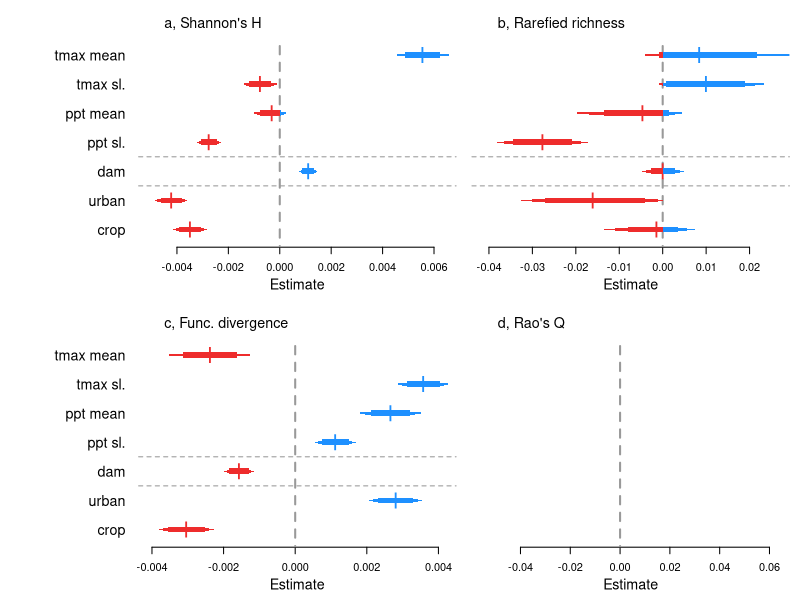

This figure's R source: (Note: this script raises an error after producing the figure.)
##Set working directory
setwd("C:/Users/elwel/OneDrive/Desktop/aquatic_data/git/EuroAquaticMacroInverts")

# attach data
#drivEst <- read.csv("outputs/Driver_metaanaly_Ests.csv")
drivEst <- read.csv("outputs/Driver_horseshoe_metaanaly_Ests.csv")
head(drivEst)
unique(drivEst$Response)

options(scipen=999)

##save plot
#tiff(filename = "plots/Fig4_drivers/Drivers_TaxaFunc_extra.tiff", width = 5, height = 5, units = 'in', res = 600, compression = 'lzw')
tiff(filename = "plots/Fig4_drivers/Drivers_TaxaFunc_extra_horseshoe.tiff", width = 5, height = 5, units = 'in', res = 600, compression = 'lzw')

##layout
layout(mat = matrix(c(1:6), 
                        nrow = 2, 
                        ncol = 3),
       heights = c(2,2,2,2,2,2),
       widths = c(0.8,2,2,0.8,2,2))

par(mar=c(4,0.4,0.4,0.8))
#empty plot for where the labels will go
plot(0, xaxt = 'n', yaxt = 'n', bty = 'n', pch = '', ylab = '', xlab = '')
plot(0, xaxt = 'n', yaxt = 'n', bty = 'n', pch = '', ylab = '', xlab = '')

#### shannonsH #####
sub <- subset(drivEst, Response == "shannonsH")
subQ <- c(sub$Q0.5[2:5], sub$Q0.5[10:12],sub$Q95[2:5], sub$Q95[10:12])
est <- c(sub$Estimate[2:5], sub$Estimate[10:12])
yy <- c(5,7,6,8,3,2,4)
plot(yy ~ est, ylab="",xlab="", yaxt="n", las=1, type="n",xlim=c(min(subQ),max(subQ)), ylim=c(1.7,9.4),cex=2, bty="n")
#polygon(x=c(-100,-100,0,0),
#        y=c(-4,22,22,-4), col = "grey80", border = "grey80")
segments(x0=0,y0=0,x1=0,y1=8.4,lty=2, lwd=2,col="grey60")
axis(2, at=yy, lwd = 0, lwd.ticks = 0, labels=c("ppt sl.","tmax sl.",  "ppt mean", "tmax mean",
				#"str. order", "accum.", "elevation", "slope",
  				"urban","crop", "dam"), las=1,cex.axis=1.3)
title(xlab="Estimate", line=2.4,cex.lab=1.3)
legend("topleft", legend=("a, Shannon's H"), bty="n", cex=1.3)
mm <- cbind(yy,est)
mm_neg <- as.data.frame(mm[ which(est < 0),])
mm_pos <- as.data.frame(mm[ which(est > 0),])
#points(yy ~ est, pch="l",cex=2.2,col="white")
points(mm_neg$yy ~ mm_neg$est, pch="l",cex=2,col="firebrick2")
points(mm_pos$yy ~ mm_pos$est, pch="l",cex=2,col="dodgerblue")
yyy1=c(0.975,1.025,1.025,0.975)
yyy2=c(0.95,1.05,1.05,0.95)
yyy3=c(0.9,1.1,1.1,0.9)
polygon(x=c(if (sub$Q2.5[11]<0) {sub$Q2.5[11]} else {0}, if (sub$Q2.5[11]<0) {sub$Q2.5[11]} else {0}, if (sub$Q97.5[11]<0) {sub$Q97.5[11]} else {0}, if (sub$Q97.5[11]<0) {sub$Q97.5[11]} else {0}),y=(yyy1+1), col = "firebrick2", border = NA)
polygon(x=c(if (sub$Q5[11]<0) {sub$Q5[11]} else {0}, if (sub$Q5[11]<0) {sub$Q5[11]} else {0}, if (sub$Q95[11]<0) {sub$Q95[11]} else {0}, if (sub$Q95[11]<0) {sub$Q95[11]} else {0}),y=(yyy2+1), col = "firebrick2", border = NA)
polygon(x=c(if (sub$Q10[11]<0) {sub$Q10[11]} else {0}, if (sub$Q10[11]<0) {sub$Q10[11]} else {0}, if (sub$Q90[11]<0) {sub$Q90[11]} else {0}, if (sub$Q90[11]<0) {sub$Q90[11]} else {0}),y=(yyy3+1), col = "firebrick2", border = NA)
polygon(x=c(if (sub$Q2.5[11]>0) {sub$Q2.5[11]} else {0}, if (sub$Q2.5[11]>0) {sub$Q2.5[11]} else {0}, if (sub$Q97.5[11]>0) {sub$Q97.5[11]} else {0}, if (sub$Q97.5[11]>0) {sub$Q97.5[11]} else {0}),y=(yyy1+1), col = "dodgerblue", border = NA)
polygon(x=c(if (sub$Q5[11]>0) {sub$Q5[11]} else {0}, if (sub$Q5[11]>0) {sub$Q5[11]} else {0}, if (sub$Q95[11]>0) {sub$Q95[11]} else {0}, if (sub$Q95[11]>0) {sub$Q95[11]} else {0}),y=(yyy2+1), col = "dodgerblue", border = NA)
polygon(x=c(if (sub$Q10[11]>0) {sub$Q10[11]} else {0}, if (sub$Q10[11]>0) {sub$Q10[11]} else {0}, if (sub$Q90[11]>0) {sub$Q90[11]} else {0}, if (sub$Q90[11]>0) {sub$Q90[11]} else {0}),y=(yyy3+1), col = "dodgerblue", border = NA)
polygon(x=c(if (sub$Q2.5[10]<0) {sub$Q2.5[10]} else {0}, if (sub$Q2.5[10]<0) {sub$Q2.5[10]} else {0}, if (sub$Q97.5[10]<0) {sub$Q97.5[10]} else {0}, if (sub$Q97.5[10]<0) {sub$Q97.5[10]} else {0}),y=(yyy1+2), col = "firebrick2", border = NA)
polygon(x=c(if (sub$Q5[10]<0) {sub$Q5[10]} else {0}, if (sub$Q5[10]<0) {sub$Q5[10]} else {0}, if (sub$Q95[10]<0) {sub$Q95[10]} else {0}, if (sub$Q95[10]<0) {sub$Q95[10]} else {0}),y=(yyy2+2), col = "firebrick2", border = NA)
polygon(x=c(if (sub$Q10[10]<0) {sub$Q10[10]} else {0}, if (sub$Q10[10]<0) {sub$Q10[10]} else {0}, if (sub$Q90[10]<0) {sub$Q90[10]} else {0}, if (sub$Q90[10]<0) {sub$Q90[10]} else {0}),y=(yyy3+2), col = "firebrick2", border = NA)
polygon(x=c(if (sub$Q2.5[10]>0) {sub$Q2.5[10]} else {0}, if (sub$Q2.5[10]>0) {sub$Q2.5[10]} else {0}, if (sub$Q97.5[10]>0) {sub$Q97.5[10]} else {0}, if (sub$Q97.5[10]>0) {sub$Q97.5[10]} else {0}),y=(yyy1+2), col = "dodgerblue", border = NA)
polygon(x=c(if (sub$Q5[10]>0) {sub$Q5[10]} else {0}, if (sub$Q5[10]>0) {sub$Q5[10]} else {0}, if (sub$Q95[10]>0) {sub$Q95[10]} else {0}, if (sub$Q95[10]>0) {sub$Q95[10]} else {0}),y=(yyy2+2), col = "dodgerblue", border = NA)
polygon(x=c(if (sub$Q10[10]>0) {sub$Q10[10]} else {0}, if (sub$Q10[10]>0) {sub$Q10[10]} else {0}, if (sub$Q90[10]>0) {sub$Q90[10]} else {0}, if (sub$Q90[10]>0) {sub$Q90[10]} else {0}),y=(yyy3+2), col = "dodgerblue", border = NA)
polygon(x=c(if (sub$Q2.5[12]<0) {sub$Q2.5[12]} else {0}, if (sub$Q2.5[12]<0) {sub$Q2.5[12]} else {0}, if (sub$Q97.5[12]<0) {sub$Q97.5[12]} else {0}, if (sub$Q97.5[12]<0) {sub$Q97.5[12]} else {0}),y=(yyy1+3), col = "firebrick2", border = NA)
polygon(x=c(if (sub$Q5[12]<0) {sub$Q5[12]} else {0}, if (sub$Q5[12]<0) {sub$Q5[12]} else {0}, if (sub$Q95[12]<0) {sub$Q95[12]} else {0}, if (sub$Q95[12]<0) {sub$Q95[12]} else {0}),y=(yyy2+3), col = "firebrick2", border = NA)
polygon(x=c(if (sub$Q10[12]<0) {sub$Q10[12]} else {0}, if (sub$Q10[12]<0) {sub$Q10[12]} else {0}, if (sub$Q90[12]<0) {sub$Q90[12]} else {0}, if (sub$Q90[12]<0) {sub$Q90[12]} else {0}),y=(yyy3+3), col = "firebrick2", border = NA)
polygon(x=c(if (sub$Q2.5[12]>0) {sub$Q2.5[12]} else {0}, if (sub$Q2.5[12]>0) {sub$Q2.5[12]} else {0}, if (sub$Q97.5[12]>0) {sub$Q97.5[12]} else {0}, if (sub$Q97.5[12]>0) {sub$Q97.5[12]} else {0}),y=(yyy1+3), col = "dodgerblue", border = NA)
polygon(x=c(if (sub$Q5[12]>0) {sub$Q5[12]} else {0}, if (sub$Q5[12]>0) {sub$Q5[12]} else {0}, if (sub$Q95[12]>0) {sub$Q95[12]} else {0}, if (sub$Q95[12]>0) {sub$Q95[12]} else {0}),y=(yyy2+3), col = "dodgerblue", border = NA)
polygon(x=c(if (sub$Q10[12]>0) {sub$Q10[12]} else {0}, if (sub$Q10[12]>0) {sub$Q10[12]} else {0}, if (sub$Q90[12]>0) {sub$Q90[12]} else {0}, if (sub$Q90[12]>0) {sub$Q90[12]} else {0}),y=(yyy3+3), col = "dodgerblue", border = NA)
polygon(x=c(if (sub$Q2.5[2]<0) {sub$Q2.5[2]} else {0}, if (sub$Q2.5[2]<0) {sub$Q2.5[2]} else {0}, if (sub$Q97.5[2]<0) {sub$Q97.5[2]} else {0}, if (sub$Q97.5[2]<0) {sub$Q97.5[2]} else {0}),y=(yyy1+4), col = "firebrick2", border = NA)
polygon(x=c(if (sub$Q5[2]<0) {sub$Q5[2]} else {0}, if (sub$Q5[2]<0) {sub$Q5[2]} else {0}, if (sub$Q95[2]<0) {sub$Q95[2]} else {0}, if (sub$Q95[2]<0) {sub$Q95[2]} else {0}),y=(yyy2+4), col = "firebrick2", border = NA)
polygon(x=c(if (sub$Q10[2]<0) {sub$Q10[2]} else {0}, if (sub$Q10[2]<0) {sub$Q10[2]} else {0}, if (sub$Q90[2]<0) {sub$Q90[2]} else {0}, if (sub$Q90[2]<0) {sub$Q90[2]} else {0}),y=(yyy3+4), col = "firebrick2", border = NA)
polygon(x=c(if (sub$Q2.5[2]>0) {sub$Q2.5[2]} else {0}, if (sub$Q2.5[2]>0) {sub$Q2.5[2]} else {0}, if (sub$Q97.5[2]>0) {sub$Q97.5[2]} else {0}, if (sub$Q97.5[2]>0) {sub$Q97.5[2]} else {0}),y=(yyy1+4), col = "dodgerblue", border = NA)
polygon(x=c(if (sub$Q5[2]>0) {sub$Q5[2]} else {0}, if (sub$Q5[2]>0) {sub$Q5[2]} else {0}, if (sub$Q95[2]>0) {sub$Q95[2]} else {0}, if (sub$Q95[2]>0) {sub$Q95[2]} else {0}),y=(yyy2+4), col = "dodgerblue", border = NA)
polygon(x=c(if (sub$Q10[2]>0) {sub$Q10[2]} else {0}, if (sub$Q10[2]>0) {sub$Q10[2]} else {0}, if (sub$Q90[2]>0) {sub$Q90[2]} else {0}, if (sub$Q90[2]>0) {sub$Q90[2]} else {0}),y=(yyy3+4), col = "dodgerblue", border = NA)
polygon(x=c(if (sub$Q2.5[4]<0) {sub$Q2.5[4]} else {0}, if (sub$Q2.5[4]<0) {sub$Q2.5[4]} else {0}, if (sub$Q97.5[4]<0) {sub$Q97.5[4]} else {0}, if (sub$Q97.5[4]<0) {sub$Q97.5[4]} else {0}),y=(yyy1+5), col = "firebrick2", border = NA)
polygon(x=c(if (sub$Q5[4]<0) {sub$Q5[4]} else {0}, if (sub$Q5[4]<0) {sub$Q5[4]} else {0}, if (sub$Q95[4]<0) {sub$Q95[4]} else {0}, if (sub$Q95[4]<0) {sub$Q95[4]} else {0}),y=(yyy2+5), col = "firebrick2", border = NA)
polygon(x=c(if (sub$Q10[4]<0) {sub$Q10[4]} else {0}, if (sub$Q10[4]<0) {sub$Q10[4]} else {0}, if (sub$Q90[4]<0) {sub$Q90[4]} else {0}, if (sub$Q90[4]<0) {sub$Q90[4]} else {0}),y=(yyy3+5), col = "firebrick2", border = NA)
polygon(x=c(if (sub$Q2.5[4]>0) {sub$Q2.5[4]} else {0}, if (sub$Q2.5[4]>0) {sub$Q2.5[4]} else {0}, if (sub$Q97.5[4]>0) {sub$Q97.5[4]} else {0}, if (sub$Q97.5[4]>0) {sub$Q97.5[4]} else {0}),y=(yyy1+5), col = "dodgerblue", border = NA)
polygon(x=c(if (sub$Q5[4]>0) {sub$Q5[4]} else {0}, if (sub$Q5[4]>0) {sub$Q5[4]} else {0}, if (sub$Q95[4]>0) {sub$Q95[4]} else {0}, if (sub$Q95[4]>0) {sub$Q95[4]} else {0}),y=(yyy2+5), col = "dodgerblue", border = NA)
polygon(x=c(if (sub$Q10[4]>0) {sub$Q10[4]} else {0}, if (sub$Q10[4]>0) {sub$Q10[4]} else {0}, if (sub$Q90[4]>0) {sub$Q90[4]} else {0}, if (sub$Q90[4]>0) {sub$Q90[4]} else {0}),y=(yyy3+5), col = "dodgerblue", border = NA)
polygon(x=c(if (sub$Q2.5[3]<0) {sub$Q2.5[3]} else {0}, if (sub$Q2.5[3]<0) {sub$Q2.5[3]} else {0}, if (sub$Q97.5[3]<0) {sub$Q97.5[3]} else {0}, if (sub$Q97.5[3]<0) {sub$Q97.5[3]} else {0}),y=(yyy1+6), col = "firebrick2", border = NA)
polygon(x=c(if (sub$Q5[3]<0) {sub$Q5[3]} else {0}, if (sub$Q5[3]<0) {sub$Q5[3]} else {0}, if (sub$Q95[3]<0) {sub$Q95[3]} else {0}, if (sub$Q95[3]<0) {sub$Q95[3]} else {0}),y=(yyy2+6), col = "firebrick2", border = NA)
polygon(x=c(if (sub$Q10[3]<0) {sub$Q10[3]} else {0}, if (sub$Q10[3]<0) {sub$Q10[3]} else {0}, if (sub$Q90[3]<0) {sub$Q90[3]} else {0}, if (sub$Q90[3]<0) {sub$Q90[3]} else {0}),y=(yyy3+6), col = "firebrick2", border = NA)
polygon(x=c(if (sub$Q2.5[3]>0) {sub$Q2.5[3]} else {0}, if (sub$Q2.5[3]>0) {sub$Q2.5[3]} else {0}, if (sub$Q97.5[3]>0) {sub$Q97.5[3]} else {0}, if (sub$Q97.5[3]>0) {sub$Q97.5[3]} else {0}),y=(yyy1+6), col = "dodgerblue", border = NA)
polygon(x=c(if (sub$Q5[3]>0) {sub$Q5[3]} else {0}, if (sub$Q5[3]>0) {sub$Q5[3]} else {0}, if (sub$Q95[3]>0) {sub$Q95[3]} else {0}, if (sub$Q95[3]>0) {sub$Q95[3]} else {0}),y=(yyy2+6), col = "dodgerblue", border = NA)
polygon(x=c(if (sub$Q10[3]>0) {sub$Q10[3]} else {0}, if (sub$Q10[3]>0) {sub$Q10[3]} else {0}, if (sub$Q90[3]>0) {sub$Q90[3]} else {0}, if (sub$Q90[3]>0) {sub$Q90[3]} else {0}),y=(yyy3+6), col = "dodgerblue", border = NA)
polygon(x=c(if (sub$Q2.5[5]<0) {sub$Q2.5[5]} else {0}, if (sub$Q2.5[5]<0) {sub$Q2.5[5]} else {0}, if (sub$Q97.5[5]<0) {sub$Q97.5[5]} else {0}, if (sub$Q97.5[5]<0) {sub$Q97.5[5]} else {0}),y=(yyy1+7), col = "firebrick2", border = NA)
polygon(x=c(if (sub$Q5[5]<0) {sub$Q5[5]} else {0}, if (sub$Q5[5]<0) {sub$Q5[5]} else {0}, if (sub$Q95[5]<0) {sub$Q95[5]} else {0}, if (sub$Q95[5]<0) {sub$Q95[5]} else {0}),y=(yyy2+7), col = "firebrick2", border = NA)
polygon(x=c(if (sub$Q10[5]<0) {sub$Q10[5]} else {0}, if (sub$Q10[5]<0) {sub$Q10[5]} else {0}, if (sub$Q90[5]<0) {sub$Q90[5]} else {0}, if (sub$Q90[5]<0) {sub$Q90[5]} else {0}),y=(yyy3+7), col = "firebrick2", border = NA)
polygon(x=c(if (sub$Q2.5[5]>0) {sub$Q2.5[5]} else {0}, if (sub$Q2.5[5]>0) {sub$Q2.5[5]} else {0}, if (sub$Q97.5[5]>0) {sub$Q97.5[5]} else {0}, if (sub$Q97.5[5]>0) {sub$Q97.5[5]} else {0}),y=(yyy1+7), col = "dodgerblue", border = NA)
polygon(x=c(if (sub$Q5[5]>0) {sub$Q5[5]} else {0}, if (sub$Q5[5]>0) {sub$Q5[5]} else {0}, if (sub$Q95[5]>0) {sub$Q95[5]} else {0}, if (sub$Q95[5]>0) {sub$Q95[5]} else {0}),y=(yyy2+7), col = "dodgerblue", border = NA)
polygon(x=c(if (sub$Q10[5]>0) {sub$Q10[5]} else {0}, if (sub$Q10[5]>0) {sub$Q10[5]} else {0}, if (sub$Q90[5]>0) {sub$Q90[5]} else {0}, if (sub$Q90[5]>0) {sub$Q90[5]} else {0}),y=(yyy3+7), col = "dodgerblue", border = NA)
abline(h=3.5,lty=2, col="grey60")
abline(h=4.5,lty=2, col="grey60")

#### func_diverg #####
sub <- subset(drivEst, Response == "func_diverg")
subQ <- c(sub$Q0.5[2:5], sub$Q0.5[10:12],sub$Q95[2:5], sub$Q95[10:12])
est <- c(sub$Estimate[2:5], sub$Estimate[10:12])
yy <- c(5,7,6,8,3,2,4)
plot(yy ~ est, ylab="",xlab="", yaxt="n", las=1, type="n",xlim=c(min(subQ),max(subQ)), ylim=c(1.7,9.4),cex=2, bty="n")
segments(x0=0,y0=0,x1=0,y1=8.4,lty=2, lwd=2,col="grey60")
title(xlab="Estimate", line=2.4,cex.lab=1.3)
axis(2, at=yy, lwd = 0, lwd.ticks = 0, labels=c("ppt sl.","tmax sl.",  "ppt mean", "tmax mean",
				#"str. order", "accum.", "elevation", "slope",
  				"urban","crop", "dam"), las=1,cex.axis=1.3)
legend("topleft", legend=("c, Func. divergence"), bty="n", cex=1.3)
mm <- cbind(yy,est)
mm_neg <- as.data.frame(mm[ which(est < 0),])
mm_pos <- as.data.frame(mm[ which(est > 0),])
points(mm_neg$yy ~ mm_neg$est, pch="l",cex=2,col="firebrick2")
points(mm_pos$yy ~ mm_pos$est, pch="l",cex=2,col="dodgerblue")
yyy1=c(0.975,1.025,1.025,0.975)
yyy2=c(0.95,1.05,1.05,0.95)
yyy3=c(0.9,1.1,1.1,0.9)
polygon(x=c(if (sub$Q2.5[11]<0) {sub$Q2.5[11]} else {0}, if (sub$Q2.5[11]<0) {sub$Q2.5[11]} else {0}, if (sub$Q97.5[11]<0) {sub$Q97.5[11]} else {0}, if (sub$Q97.5[11]<0) {sub$Q97.5[11]} else {0}),y=(yyy1+1), col = "firebrick2", border = NA)
polygon(x=c(if (sub$Q5[11]<0) {sub$Q5[11]} else {0}, if (sub$Q5[11]<0) {sub$Q5[11]} else {0}, if (sub$Q95[11]<0) {sub$Q95[11]} else {0}, if (sub$Q95[11]<0) {sub$Q95[11]} else {0}),y=(yyy2+1), col = "firebrick2", border = NA)
polygon(x=c(if (sub$Q10[11]<0) {sub$Q10[11]} else {0}, if (sub$Q10[11]<0) {sub$Q10[11]} else {0}, if (sub$Q90[11]<0) {sub$Q90[11]} else {0}, if (sub$Q90[11]<0) {sub$Q90[11]} else {0}),y=(yyy3+1), col = "firebrick2", border = NA)
polygon(x=c(if (sub$Q2.5[11]>0) {sub$Q2.5[11]} else {0}, if (sub$Q2.5[11]>0) {sub$Q2.5[11]} else {0}, if (sub$Q97.5[11]>0) {sub$Q97.5[11]} else {0}, if (sub$Q97.5[11]>0) {sub$Q97.5[11]} else {0}),y=(yyy1+1), col = "dodgerblue", border = NA)
polygon(x=c(if (sub$Q5[11]>0) {sub$Q5[11]} else {0}, if (sub$Q5[11]>0) {sub$Q5[11]} else {0}, if (sub$Q95[11]>0) {sub$Q95[11]} else {0}, if (sub$Q95[11]>0) {sub$Q95[11]} else {0}),y=(yyy2+1), col = "dodgerblue", border = NA)
polygon(x=c(if (sub$Q10[11]>0) {sub$Q10[11]} else {0}, if (sub$Q10[11]>0) {sub$Q10[11]} else {0}, if (sub$Q90[11]>0) {sub$Q90[11]} else {0}, if (sub$Q90[11]>0) {sub$Q90[11]} else {0}),y=(yyy3+1), col = "dodgerblue", border = NA)
polygon(x=c(if (sub$Q2.5[10]<0) {sub$Q2.5[10]} else {0}, if (sub$Q2.5[10]<0) {sub$Q2.5[10]} else {0}, if (sub$Q97.5[10]<0) {sub$Q97.5[10]} else {0}, if (sub$Q97.5[10]<0) {sub$Q97.5[10]} else {0}),y=(yyy1+2), col = "firebrick2", border = NA)
polygon(x=c(if (sub$Q5[10]<0) {sub$Q5[10]} else {0}, if (sub$Q5[10]<0) {sub$Q5[10]} else {0}, if (sub$Q95[10]<0) {sub$Q95[10]} else {0}, if (sub$Q95[10]<0) {sub$Q95[10]} else {0}),y=(yyy2+2), col = "firebrick2", border = NA)
polygon(x=c(if (sub$Q10[10]<0) {sub$Q10[10]} else {0}, if (sub$Q10[10]<0) {sub$Q10[10]} else {0}, if (sub$Q90[10]<0) {sub$Q90[10]} else {0}, if (sub$Q90[10]<0) {sub$Q90[10]} else {0}),y=(yyy3+2), col = "firebrick2", border = NA)
polygon(x=c(if (sub$Q2.5[10]>0) {sub$Q2.5[10]} else {0}, if (sub$Q2.5[10]>0) {sub$Q2.5[10]} else {0}, if (sub$Q97.5[10]>0) {sub$Q97.5[10]} else {0}, if (sub$Q97.5[10]>0) {sub$Q97.5[10]} else {0}),y=(yyy1+2), col = "dodgerblue", border = NA)
polygon(x=c(if (sub$Q5[10]>0) {sub$Q5[10]} else {0}, if (sub$Q5[10]>0) {sub$Q5[10]} else {0}, if (sub$Q95[10]>0) {sub$Q95[10]} else {0}, if (sub$Q95[10]>0) {sub$Q95[10]} else {0}),y=(yyy2+2), col = "dodgerblue", border = NA)
polygon(x=c(if (sub$Q10[10]>0) {sub$Q10[10]} else {0}, if (sub$Q10[10]>0) {sub$Q10[10]} else {0}, if (sub$Q90[10]>0) {sub$Q90[10]} else {0}, if (sub$Q90[10]>0) {sub$Q90[10]} else {0}),y=(yyy3+2), col = "dodgerblue", border = NA)
polygon(x=c(if (sub$Q2.5[12]<0) {sub$Q2.5[12]} else {0}, if (sub$Q2.5[12]<0) {sub$Q2.5[12]} else {0}, if (sub$Q97.5[12]<0) {sub$Q97.5[12]} else {0}, if (sub$Q97.5[12]<0) {sub$Q97.5[12]} else {0}),y=(yyy1+3), col = "firebrick2", border = NA)
polygon(x=c(if (sub$Q5[12]<0) {sub$Q5[12]} else {0}, if (sub$Q5[12]<0) {sub$Q5[12]} else {0}, if (sub$Q95[12]<0) {sub$Q95[12]} else {0}, if (sub$Q95[12]<0) {sub$Q95[12]} else {0}),y=(yyy2+3), col = "firebrick2", border = NA)
polygon(x=c(if (sub$Q10[12]<0) {sub$Q10[12]} else {0}, if (sub$Q10[12]<0) {sub$Q10[12]} else {0}, if (sub$Q90[12]<0) {sub$Q90[12]} else {0}, if (sub$Q90[12]<0) {sub$Q90[12]} else {0}),y=(yyy3+3), col = "firebrick2", border = NA)
polygon(x=c(if (sub$Q2.5[12]>0) {sub$Q2.5[12]} else {0}, if (sub$Q2.5[12]>0) {sub$Q2.5[12]} else {0}, if (sub$Q97.5[12]>0) {sub$Q97.5[12]} else {0}, if (sub$Q97.5[12]>0) {sub$Q97.5[12]} else {0}),y=(yyy1+3), col = "dodgerblue", border = NA)
polygon(x=c(if (sub$Q5[12]>0) {sub$Q5[12]} else {0}, if (sub$Q5[12]>0) {sub$Q5[12]} else {0}, if (sub$Q95[12]>0) {sub$Q95[12]} else {0}, if (sub$Q95[12]>0) {sub$Q95[12]} else {0}),y=(yyy2+3), col = "dodgerblue", border = NA)
polygon(x=c(if (sub$Q10[12]>0) {sub$Q10[12]} else {0}, if (sub$Q10[12]>0) {sub$Q10[12]} else {0}, if (sub$Q90[12]>0) {sub$Q90[12]} else {0}, if (sub$Q90[12]>0) {sub$Q90[12]} else {0}),y=(yyy3+3), col = "dodgerblue", border = NA)
polygon(x=c(if (sub$Q2.5[2]<0) {sub$Q2.5[2]} else {0}, if (sub$Q2.5[2]<0) {sub$Q2.5[2]} else {0}, if (sub$Q97.5[2]<0) {sub$Q97.5[2]} else {0}, if (sub$Q97.5[2]<0) {sub$Q97.5[2]} else {0}),y=(yyy1+4), col = "firebrick2", border = NA)
polygon(x=c(if (sub$Q5[2]<0) {sub$Q5[2]} else {0}, if (sub$Q5[2]<0) {sub$Q5[2]} else {0}, if (sub$Q95[2]<0) {sub$Q95[2]} else {0}, if (sub$Q95[2]<0) {sub$Q95[2]} else {0}),y=(yyy2+4), col = "firebrick2", border = NA)
polygon(x=c(if (sub$Q10[2]<0) {sub$Q10[2]} else {0}, if (sub$Q10[2]<0) {sub$Q10[2]} else {0}, if (sub$Q90[2]<0) {sub$Q90[2]} else {0}, if (sub$Q90[2]<0) {sub$Q90[2]} else {0}),y=(yyy3+4), col = "firebrick2", border = NA)
polygon(x=c(if (sub$Q2.5[2]>0) {sub$Q2.5[2]} else {0}, if (sub$Q2.5[2]>0) {sub$Q2.5[2]} else {0}, if (sub$Q97.5[2]>0) {sub$Q97.5[2]} else {0}, if (sub$Q97.5[2]>0) {sub$Q97.5[2]} else {0}),y=(yyy1+4), col = "dodgerblue", border = NA)
polygon(x=c(if (sub$Q5[2]>0) {sub$Q5[2]} else {0}, if (sub$Q5[2]>0) {sub$Q5[2]} else {0}, if (sub$Q95[2]>0) {sub$Q95[2]} else {0}, if (sub$Q95[2]>0) {sub$Q95[2]} else {0}),y=(yyy2+4), col = "dodgerblue", border = NA)
polygon(x=c(if (sub$Q10[2]>0) {sub$Q10[2]} else {0}, if (sub$Q10[2]>0) {sub$Q10[2]} else {0}, if (sub$Q90[2]>0) {sub$Q90[2]} else {0}, if (sub$Q90[2]>0) {sub$Q90[2]} else {0}),y=(yyy3+4), col = "dodgerblue", border = NA)
polygon(x=c(if (sub$Q2.5[4]<0) {sub$Q2.5[4]} else {0}, if (sub$Q2.5[4]<0) {sub$Q2.5[4]} else {0}, if (sub$Q97.5[4]<0) {sub$Q97.5[4]} else {0}, if (sub$Q97.5[4]<0) {sub$Q97.5[4]} else {0}),y=(yyy1+5), col = "firebrick2", border = NA)
polygon(x=c(if (sub$Q5[4]<0) {sub$Q5[4]} else {0}, if (sub$Q5[4]<0) {sub$Q5[4]} else {0}, if (sub$Q95[4]<0) {sub$Q95[4]} else {0}, if (sub$Q95[4]<0) {sub$Q95[4]} else {0}),y=(yyy2+5), col = "firebrick2", border = NA)
polygon(x=c(if (sub$Q10[4]<0) {sub$Q10[4]} else {0}, if (sub$Q10[4]<0) {sub$Q10[4]} else {0}, if (sub$Q90[4]<0) {sub$Q90[4]} else {0}, if (sub$Q90[4]<0) {sub$Q90[4]} else {0}),y=(yyy3+5), col = "firebrick2", border = NA)
polygon(x=c(if (sub$Q2.5[4]>0) {sub$Q2.5[4]} else {0}, if (sub$Q2.5[4]>0) {sub$Q2.5[4]} else {0}, if (sub$Q97.5[4]>0) {sub$Q97.5[4]} else {0}, if (sub$Q97.5[4]>0) {sub$Q97.5[4]} else {0}),y=(yyy1+5), col = "dodgerblue", border = NA)
polygon(x=c(if (sub$Q5[4]>0) {sub$Q5[4]} else {0}, if (sub$Q5[4]>0) {sub$Q5[4]} else {0}, if (sub$Q95[4]>0) {sub$Q95[4]} else {0}, if (sub$Q95[4]>0) {sub$Q95[4]} else {0}),y=(yyy2+5), col = "dodgerblue", border = NA)
polygon(x=c(if (sub$Q10[4]>0) {sub$Q10[4]} else {0}, if (sub$Q10[4]>0) {sub$Q10[4]} else {0}, if (sub$Q90[4]>0) {sub$Q90[4]} else {0}, if (sub$Q90[4]>0) {sub$Q90[4]} else {0}),y=(yyy3+5), col = "dodgerblue", border = NA)
polygon(x=c(if (sub$Q2.5[3]<0) {sub$Q2.5[3]} else {0}, if (sub$Q2.5[3]<0) {sub$Q2.5[3]} else {0}, if (sub$Q97.5[3]<0) {sub$Q97.5[3]} else {0}, if (sub$Q97.5[3]<0) {sub$Q97.5[3]} else {0}),y=(yyy1+6), col = "firebrick2", border = NA)
polygon(x=c(if (sub$Q5[3]<0) {sub$Q5[3]} else {0}, if (sub$Q5[3]<0) {sub$Q5[3]} else {0}, if (sub$Q95[3]<0) {sub$Q95[3]} else {0}, if (sub$Q95[3]<0) {sub$Q95[3]} else {0}),y=(yyy2+6), col = "firebrick2", border = NA)
polygon(x=c(if (sub$Q10[3]<0) {sub$Q10[3]} else {0}, if (sub$Q10[3]<0) {sub$Q10[3]} else {0}, if (sub$Q90[3]<0) {sub$Q90[3]} else {0}, if (sub$Q90[3]<0) {sub$Q90[3]} else {0}),y=(yyy3+6), col = "firebrick2", border = NA)
polygon(x=c(if (sub$Q2.5[3]>0) {sub$Q2.5[3]} else {0}, if (sub$Q2.5[3]>0) {sub$Q2.5[3]} else {0}, if (sub$Q97.5[3]>0) {sub$Q97.5[3]} else {0}, if (sub$Q97.5[3]>0) {sub$Q97.5[3]} else {0}),y=(yyy1+6), col = "dodgerblue", border = NA)
polygon(x=c(if (sub$Q5[3]>0) {sub$Q5[3]} else {0}, if (sub$Q5[3]>0) {sub$Q5[3]} else {0}, if (sub$Q95[3]>0) {sub$Q95[3]} else {0}, if (sub$Q95[3]>0) {sub$Q95[3]} else {0}),y=(yyy2+6), col = "dodgerblue", border = NA)
polygon(x=c(if (sub$Q10[3]>0) {sub$Q10[3]} else {0}, if (sub$Q10[3]>0) {sub$Q10[3]} else {0}, if (sub$Q90[3]>0) {sub$Q90[3]} else {0}, if (sub$Q90[3]>0) {sub$Q90[3]} else {0}),y=(yyy3+6), col = "dodgerblue", border = NA)
polygon(x=c(if (sub$Q2.5[5]<0) {sub$Q2.5[5]} else {0}, if (sub$Q2.5[5]<0) {sub$Q2.5[5]} else {0}, if (sub$Q97.5[5]<0) {sub$Q97.5[5]} else {0}, if (sub$Q97.5[5]<0) {sub$Q97.5[5]} else {0}),y=(yyy1+7), col = "firebrick2", border = NA)
polygon(x=c(if (sub$Q5[5]<0) {sub$Q5[5]} else {0}, if (sub$Q5[5]<0) {sub$Q5[5]} else {0}, if (sub$Q95[5]<0) {sub$Q95[5]} else {0}, if (sub$Q95[5]<0) {sub$Q95[5]} else {0}),y=(yyy2+7), col = "firebrick2", border = NA)
polygon(x=c(if (sub$Q10[5]<0) {sub$Q10[5]} else {0}, if (sub$Q10[5]<0) {sub$Q10[5]} else {0}, if (sub$Q90[5]<0) {sub$Q90[5]} else {0}, if (sub$Q90[5]<0) {sub$Q90[5]} else {0}),y=(yyy3+7), col = "firebrick2", border = NA)
polygon(x=c(if (sub$Q2.5[5]>0) {sub$Q2.5[5]} else {0}, if (sub$Q2.5[5]>0) {sub$Q2.5[5]} else {0}, if (sub$Q97.5[5]>0) {sub$Q97.5[5]} else {0}, if (sub$Q97.5[5]>0) {sub$Q97.5[5]} else {0}),y=(yyy1+7), col = "dodgerblue", border = NA)
polygon(x=c(if (sub$Q5[5]>0) {sub$Q5[5]} else {0}, if (sub$Q5[5]>0) {sub$Q5[5]} else {0}, if (sub$Q95[5]>0) {sub$Q95[5]} else {0}, if (sub$Q95[5]>0) {sub$Q95[5]} else {0}),y=(yyy2+7), col = "dodgerblue", border = NA)
polygon(x=c(if (sub$Q10[5]>0) {sub$Q10[5]} else {0}, if (sub$Q10[5]>0) {sub$Q10[5]} else {0}, if (sub$Q90[5]>0) {sub$Q90[5]} else {0}, if (sub$Q90[5]>0) {sub$Q90[5]} else {0}),y=(yyy3+7), col = "dodgerblue", border = NA)
abline(h=3.5,lty=2, col="grey60")
abline(h=4.5,lty=2, col="grey60")

#### spp_richness_rarefied #####
sub <- subset(drivEst, Response == "spp_richness_rarefied")
subQ <- c(sub$Q0.5[2:5], sub$Q0.5[10:12],sub$Q95[2:5], sub$Q95[10:12])
est <- c(sub$Estimate[2:5], sub$Estimate[10:12])
yy <- c(5,7,6,8,3,2,4)
plot(yy ~ est, ylab="",xlab="", yaxt="n", las=1, type="n",xlim=c(min(subQ),max(subQ)), ylim=c(1.7,9.4),cex=2, bty="n")
segments(x0=0,y0=0,x1=0,y1=8.4,lty=2, lwd=2,col="grey60")
title(xlab="Estimate", line=2.4,cex.lab=1.3)
legend("topleft", legend=("b, Rarefied richness"), bty="n", cex=1.3)
mm <- cbind(yy,est)
mm_neg <- as.data.frame(mm[ which(est < 0),])
mm_pos <- as.data.frame(mm[ which(est > 0),])
#points(yy ~ est, pch="l",cex=2.2,col="white")
points(mm_neg$yy ~ mm_neg$est, pch="l",cex=2,col="firebrick2")
points(mm_pos$yy ~ mm_pos$est, pch="l",cex=2,col="dodgerblue")
yyy1=c(0.975,1.025,1.025,0.975)
yyy2=c(0.95,1.05,1.05,0.95)
yyy3=c(0.9,1.1,1.1,0.9)
polygon(x=c(if (sub$Q2.5[11]<0) {sub$Q2.5[11]} else {0}, if (sub$Q2.5[11]<0) {sub$Q2.5[11]} else {0}, if (sub$Q97.5[11]<0) {sub$Q97.5[11]} else {0}, if (sub$Q97.5[11]<0) {sub$Q97.5[11]} else {0}),y=(yyy1+1), col = "firebrick2", border = NA)
polygon(x=c(if (sub$Q5[11]<0) {sub$Q5[11]} else {0}, if (sub$Q5[11]<0) {sub$Q5[11]} else {0}, if (sub$Q95[11]<0) {sub$Q95[11]} else {0}, if (sub$Q95[11]<0) {sub$Q95[11]} else {0}),y=(yyy2+1), col = "firebrick2", border = NA)
polygon(x=c(if (sub$Q10[11]<0) {sub$Q10[11]} else {0}, if (sub$Q10[11]<0) {sub$Q10[11]} else {0}, if (sub$Q90[11]<0) {sub$Q90[11]} else {0}, if (sub$Q90[11]<0) {sub$Q90[11]} else {0}),y=(yyy3+1), col = "firebrick2", border = NA)
polygon(x=c(if (sub$Q2.5[11]>0) {sub$Q2.5[11]} else {0}, if (sub$Q2.5[11]>0) {sub$Q2.5[11]} else {0}, if (sub$Q97.5[11]>0) {sub$Q97.5[11]} else {0}, if (sub$Q97.5[11]>0) {sub$Q97.5[11]} else {0}),y=(yyy1+1), col = "dodgerblue", border = NA)
polygon(x=c(if (sub$Q5[11]>0) {sub$Q5[11]} else {0}, if (sub$Q5[11]>0) {sub$Q5[11]} else {0}, if (sub$Q95[11]>0) {sub$Q95[11]} else {0}, if (sub$Q95[11]>0) {sub$Q95[11]} else {0}),y=(yyy2+1), col = "dodgerblue", border = NA)
polygon(x=c(if (sub$Q10[11]>0) {sub$Q10[11]} else {0}, if (sub$Q10[11]>0) {sub$Q10[11]} else {0}, if (sub$Q90[11]>0) {sub$Q90[11]} else {0}, if (sub$Q90[11]>0) {sub$Q90[11]} else {0}),y=(yyy3+1), col = "dodgerblue", border = NA)
polygon(x=c(if (sub$Q2.5[10]<0) {sub$Q2.5[10]} else {0}, if (sub$Q2.5[10]<0) {sub$Q2.5[10]} else {0}, if (sub$Q97.5[10]<0) {sub$Q97.5[10]} else {0}, if (sub$Q97.5[10]<0) {sub$Q97.5[10]} else {0}),y=(yyy1+2), col = "firebrick2", border = NA)
polygon(x=c(if (sub$Q5[10]<0) {sub$Q5[10]} else {0}, if (sub$Q5[10]<0) {sub$Q5[10]} else {0}, if (sub$Q95[10]<0) {sub$Q95[10]} else {0}, if (sub$Q95[10]<0) {sub$Q95[10]} else {0}),y=(yyy2+2), col = "firebrick2", border = NA)
polygon(x=c(if (sub$Q10[10]<0) {sub$Q10[10]} else {0}, if (sub$Q10[10]<0) {sub$Q10[10]} else {0}, if (sub$Q90[10]<0) {sub$Q90[10]} else {0}, if (sub$Q90[10]<0) {sub$Q90[10]} else {0}),y=(yyy3+2), col = "firebrick2", border = NA)
polygon(x=c(if (sub$Q2.5[10]>0) {sub$Q2.5[10]} else {0}, if (sub$Q2.5[10]>0) {sub$Q2.5[10]} else {0}, if (sub$Q97.5[10]>0) {sub$Q97.5[10]} else {0}, if (sub$Q97.5[10]>0) {sub$Q97.5[10]} else {0}),y=(yyy1+2), col = "dodgerblue", border = NA)
polygon(x=c(if (sub$Q5[10]>0) {sub$Q5[10]} else {0}, if (sub$Q5[10]>0) {sub$Q5[10]} else {0}, if (sub$Q95[10]>0) {sub$Q95[10]} else {0}, if (sub$Q95[10]>0) {sub$Q95[10]} else {0}),y=(yyy2+2), col = "dodgerblue", border = NA)
polygon(x=c(if (sub$Q10[10]>0) {sub$Q10[10]} else {0}, if (sub$Q10[10]>0) {sub$Q10[10]} else {0}, if (sub$Q90[10]>0) {sub$Q90[10]} else {0}, if (sub$Q90[10]>0) {sub$Q90[10]} else {0}),y=(yyy3+2), col = "dodgerblue", border = NA)
polygon(x=c(if (sub$Q2.5[12]<0) {sub$Q2.5[12]} else {0}, if (sub$Q2.5[12]<0) {sub$Q2.5[12]} else {0}, if (sub$Q97.5[12]<0) {sub$Q97.5[12]} else {0}, if (sub$Q97.5[12]<0) {sub$Q97.5[12]} else {0}),y=(yyy1+3), col = "firebrick2", border = NA)
polygon(x=c(if (sub$Q5[12]<0) {sub$Q5[12]} else {0}, if (sub$Q5[12]<0) {sub$Q5[12]} else {0}, if (sub$Q95[12]<0) {sub$Q95[12]} else {0}, if (sub$Q95[12]<0) {sub$Q95[12]} else {0}),y=(yyy2+3), col = "firebrick2", border = NA)
polygon(x=c(if (sub$Q10[12]<0) {sub$Q10[12]} else {0}, if (sub$Q10[12]<0) {sub$Q10[12]} else {0}, if (sub$Q90[12]<0) {sub$Q90[12]} else {0}, if (sub$Q90[12]<0) {sub$Q90[12]} else {0}),y=(yyy3+3), col = "firebrick2", border = NA)
polygon(x=c(if (sub$Q2.5[12]>0) {sub$Q2.5[12]} else {0}, if (sub$Q2.5[12]>0) {sub$Q2.5[12]} else {0}, if (sub$Q97.5[12]>0) {sub$Q97.5[12]} else {0}, if (sub$Q97.5[12]>0) {sub$Q97.5[12]} else {0}),y=(yyy1+3), col = "dodgerblue", border = NA)
polygon(x=c(if (sub$Q5[12]>0) {sub$Q5[12]} else {0}, if (sub$Q5[12]>0) {sub$Q5[12]} else {0}, if (sub$Q95[12]>0) {sub$Q95[12]} else {0}, if (sub$Q95[12]>0) {sub$Q95[12]} else {0}),y=(yyy2+3), col = "dodgerblue", border = NA)
polygon(x=c(if (sub$Q10[12]>0) {sub$Q10[12]} else {0}, if (sub$Q10[12]>0) {sub$Q10[12]} else {0}, if (sub$Q90[12]>0) {sub$Q90[12]} else {0}, if (sub$Q90[12]>0) {sub$Q90[12]} else {0}),y=(yyy3+3), col = "dodgerblue", border = NA)
polygon(x=c(if (sub$Q2.5[2]<0) {sub$Q2.5[2]} else {0}, if (sub$Q2.5[2]<0) {sub$Q2.5[2]} else {0}, if (sub$Q97.5[2]<0) {sub$Q97.5[2]} else {0}, if (sub$Q97.5[2]<0) {sub$Q97.5[2]} else {0}),y=(yyy1+4), col = "firebrick2", border = NA)
polygon(x=c(if (sub$Q5[2]<0) {sub$Q5[2]} else {0}, if (sub$Q5[2]<0) {sub$Q5[2]} else {0}, if (sub$Q95[2]<0) {sub$Q95[2]} else {0}, if (sub$Q95[2]<0) {sub$Q95[2]} else {0}),y=(yyy2+4), col = "firebrick2", border = NA)
polygon(x=c(if (sub$Q10[2]<0) {sub$Q10[2]} else {0}, if (sub$Q10[2]<0) {sub$Q10[2]} else {0}, if (sub$Q90[2]<0) {sub$Q90[2]} else {0}, if (sub$Q90[2]<0) {sub$Q90[2]} else {0}),y=(yyy3+4), col = "firebrick2", border = NA)
polygon(x=c(if (sub$Q2.5[2]>0) {sub$Q2.5[2]} else {0}, if (sub$Q2.5[2]>0) {sub$Q2.5[2]} else {0}, if (sub$Q97.5[2]>0) {sub$Q97.5[2]} else {0}, if (sub$Q97.5[2]>0) {sub$Q97.5[2]} else {0}),y=(yyy1+4), col = "dodgerblue", border = NA)
polygon(x=c(if (sub$Q5[2]>0) {sub$Q5[2]} else {0}, if (sub$Q5[2]>0) {sub$Q5[2]} else {0}, if (sub$Q95[2]>0) {sub$Q95[2]} else {0}, if (sub$Q95[2]>0) {sub$Q95[2]} else {0}),y=(yyy2+4), col = "dodgerblue", border = NA)
polygon(x=c(if (sub$Q10[2]>0) {sub$Q10[2]} else {0}, if (sub$Q10[2]>0) {sub$Q10[2]} else {0}, if (sub$Q90[2]>0) {sub$Q90[2]} else {0}, if (sub$Q90[2]>0) {sub$Q90[2]} else {0}),y=(yyy3+4), col = "dodgerblue", border = NA)
polygon(x=c(if (sub$Q2.5[4]<0) {sub$Q2.5[4]} else {0}, if (sub$Q2.5[4]<0) {sub$Q2.5[4]} else {0}, if (sub$Q97.5[4]<0) {sub$Q97.5[4]} else {0}, if (sub$Q97.5[4]<0) {sub$Q97.5[4]} else {0}),y=(yyy1+5), col = "firebrick2", border = NA)
polygon(x=c(if (sub$Q5[4]<0) {sub$Q5[4]} else {0}, if (sub$Q5[4]<0) {sub$Q5[4]} else {0}, if (sub$Q95[4]<0) {sub$Q95[4]} else {0}, if (sub$Q95[4]<0) {sub$Q95[4]} else {0}),y=(yyy2+5), col = "firebrick2", border = NA)
polygon(x=c(if (sub$Q10[4]<0) {sub$Q10[4]} else {0}, if (sub$Q10[4]<0) {sub$Q10[4]} else {0}, if (sub$Q90[4]<0) {sub$Q90[4]} else {0}, if (sub$Q90[4]<0) {sub$Q90[4]} else {0}),y=(yyy3+5), col = "firebrick2", border = NA)
polygon(x=c(if (sub$Q2.5[4]>0) {sub$Q2.5[4]} else {0}, if (sub$Q2.5[4]>0) {sub$Q2.5[4]} else {0}, if (sub$Q97.5[4]>0) {sub$Q97.5[4]} else {0}, if (sub$Q97.5[4]>0) {sub$Q97.5[4]} else {0}),y=(yyy1+5), col = "dodgerblue", border = NA)
polygon(x=c(if (sub$Q5[4]>0) {sub$Q5[4]} else {0}, if (sub$Q5[4]>0) {sub$Q5[4]} else {0}, if (sub$Q95[4]>0) {sub$Q95[4]} else {0}, if (sub$Q95[4]>0) {sub$Q95[4]} else {0}),y=(yyy2+5), col = "dodgerblue", border = NA)
polygon(x=c(if (sub$Q10[4]>0) {sub$Q10[4]} else {0}, if (sub$Q10[4]>0) {sub$Q10[4]} else {0}, if (sub$Q90[4]>0) {sub$Q90[4]} else {0}, if (sub$Q90[4]>0) {sub$Q90[4]} else {0}),y=(yyy3+5), col = "dodgerblue", border = NA)
polygon(x=c(if (sub$Q2.5[3]<0) {sub$Q2.5[3]} else {0}, if (sub$Q2.5[3]<0) {sub$Q2.5[3]} else {0}, if (sub$Q97.5[3]<0) {sub$Q97.5[3]} else {0}, if (sub$Q97.5[3]<0) {sub$Q97.5[3]} else {0}),y=(yyy1+6), col = "firebrick2", border = NA)
polygon(x=c(if (sub$Q5[3]<0) {sub$Q5[3]} else {0}, if (sub$Q5[3]<0) {sub$Q5[3]} else {0}, if (sub$Q95[3]<0) {sub$Q95[3]} else {0}, if (sub$Q95[3]<0) {sub$Q95[3]} else {0}),y=(yyy2+6), col = "firebrick2", border = NA)
polygon(x=c(if (sub$Q10[3]<0) {sub$Q10[3]} else {0}, if (sub$Q10[3]<0) {sub$Q10[3]} else {0}, if (sub$Q90[3]<0) {sub$Q90[3]} else {0}, if (sub$Q90[3]<0) {sub$Q90[3]} else {0}),y=(yyy3+6), col = "firebrick2", border = NA)
polygon(x=c(if (sub$Q2.5[3]>0) {sub$Q2.5[3]} else {0}, if (sub$Q2.5[3]>0) {sub$Q2.5[3]} else {0}, if (sub$Q97.5[3]>0) {sub$Q97.5[3]} else {0}, if (sub$Q97.5[3]>0) {sub$Q97.5[3]} else {0}),y=(yyy1+6), col = "dodgerblue", border = NA)
polygon(x=c(if (sub$Q5[3]>0) {sub$Q5[3]} else {0}, if (sub$Q5[3]>0) {sub$Q5[3]} else {0}, if (sub$Q95[3]>0) {sub$Q95[3]} else {0}, if (sub$Q95[3]>0) {sub$Q95[3]} else {0}),y=(yyy2+6), col = "dodgerblue", border = NA)
polygon(x=c(if (sub$Q10[3]>0) {sub$Q10[3]} else {0}, if (sub$Q10[3]>0) {sub$Q10[3]} else {0}, if (sub$Q90[3]>0) {sub$Q90[3]} else {0}, if (sub$Q90[3]>0) {sub$Q90[3]} else {0}),y=(yyy3+6), col = "dodgerblue", border = NA)
polygon(x=c(if (sub$Q2.5[5]<0) {sub$Q2.5[5]} else {0}, if (sub$Q2.5[5]<0) {sub$Q2.5[5]} else {0}, if (sub$Q97.5[5]<0) {sub$Q97.5[5]} else {0}, if (sub$Q97.5[5]<0) {sub$Q97.5[5]} else {0}),y=(yyy1+7), col = "firebrick2", border = NA)
polygon(x=c(if (sub$Q5[5]<0) {sub$Q5[5]} else {0}, if (sub$Q5[5]<0) {sub$Q5[5]} else {0}, if (sub$Q95[5]<0) {sub$Q95[5]} else {0}, if (sub$Q95[5]<0) {sub$Q95[5]} else {0}),y=(yyy2+7), col = "firebrick2", border = NA)
polygon(x=c(if (sub$Q10[5]<0) {sub$Q10[5]} else {0}, if (sub$Q10[5]<0) {sub$Q10[5]} else {0}, if (sub$Q90[5]<0) {sub$Q90[5]} else {0}, if (sub$Q90[5]<0) {sub$Q90[5]} else {0}),y=(yyy3+7), col = "firebrick2", border = NA)
polygon(x=c(if (sub$Q2.5[5]>0) {sub$Q2.5[5]} else {0}, if (sub$Q2.5[5]>0) {sub$Q2.5[5]} else {0}, if (sub$Q97.5[5]>0) {sub$Q97.5[5]} else {0}, if (sub$Q97.5[5]>0) {sub$Q97.5[5]} else {0}),y=(yyy1+7), col = "dodgerblue", border = NA)
polygon(x=c(if (sub$Q5[5]>0) {sub$Q5[5]} else {0}, if (sub$Q5[5]>0) {sub$Q5[5]} else {0}, if (sub$Q95[5]>0) {sub$Q95[5]} else {0}, if (sub$Q95[5]>0) {sub$Q95[5]} else {0}),y=(yyy2+7), col = "dodgerblue", border = NA)
polygon(x=c(if (sub$Q10[5]>0) {sub$Q10[5]} else {0}, if (sub$Q10[5]>0) {sub$Q10[5]} else {0}, if (sub$Q90[5]>0) {sub$Q90[5]} else {0}, if (sub$Q90[5]>0) {sub$Q90[5]} else {0}),y=(yyy3+7), col = "dodgerblue", border = NA)
abline(h=3.5,lty=2, col="grey60")
abline(h=4.5,lty=2, col="grey60")

#### RaoQ #####
sub <- subset(drivEst, Response == "RaoQ")
subQ <- c(sub$Q0.5[2:5], sub$Q0.5[10:12],sub$Q95[2:5], sub$Q95[10:12])
est <- c(sub$Estimate[2:5], sub$Estimate[10:12])
yy <- c(5,7,6,8,3,2,4)
plot(yy ~ est, ylab="",xlab="", yaxt="n", las=1, type="n",xlim=c(min(subQ),max(subQ)), ylim=c(1.7,9.4),cex=2, bty="n")
segments(x0=0,y0=0,x1=0,y1=8.4,lty=2, lwd=2,col="grey60")
title(xlab="Estimate", line=2.4,cex.lab=1.3)
legend("topleft", legend=("d, Rao's Q"), bty="n", cex=1.3)
mm <- cbind(yy,est)
mm_neg <- as.data.frame(mm[ which(est < 0),])
mm_pos <- as.data.frame(mm[ which(est > 0),])
#points(yy ~ est, pch="l",cex=2.2,col="white")
points(mm_neg$yy ~ mm_neg$est, pch="l",cex=2,col="firebrick2")
points(mm_pos$yy ~ mm_pos$est, pch="l",cex=2,col="dodgerblue")
yyy1=c(0.975,1.025,1.025,0.975)
yyy2=c(0.95,1.05,1.05,0.95)
yyy3=c(0.9,1.1,1.1,0.9)
polygon(x=c(if (sub$Q2.5[11]<0) {sub$Q2.5[11]} else {0}, if (sub$Q2.5[11]<0) {sub$Q2.5[11]} else {0}, if (sub$Q97.5[11]<0) {sub$Q97.5[11]} else {0}, if (sub$Q97.5[11]<0) {sub$Q97.5[11]} else {0}),y=(yyy1+1), col = "firebrick2", border = NA)
polygon(x=c(if (sub$Q5[11]<0) {sub$Q5[11]} else {0}, if (sub$Q5[11]<0) {sub$Q5[11]} else {0}, if (sub$Q95[11]<0) {sub$Q95[11]} else {0}, if (sub$Q95[11]<0) {sub$Q95[11]} else {0}),y=(yyy2+1), col = "firebrick2", border = NA)
polygon(x=c(if (sub$Q10[11]<0) {sub$Q10[11]} else {0}, if (sub$Q10[11]<0) {sub$Q10[11]} else {0}, if (sub$Q90[11]<0) {sub$Q90[11]} else {0}, if (sub$Q90[11]<0) {sub$Q90[11]} else {0}),y=(yyy3+1), col = "firebrick2", border = NA)
polygon(x=c(if (sub$Q2.5[11]>0) {sub$Q2.5[11]} else {0}, if (sub$Q2.5[11]>0) {sub$Q2.5[11]} else {0}, if (sub$Q97.5[11]>0) {sub$Q97.5[11]} else {0}, if (sub$Q97.5[11]>0) {sub$Q97.5[11]} else {0}),y=(yyy1+1), col = "dodgerblue", border = NA)
polygon(x=c(if (sub$Q5[11]>0) {sub$Q5[11]} else {0}, if (sub$Q5[11]>0) {sub$Q5[11]} else {0}, if (sub$Q95[11]>0) {sub$Q95[11]} else {0}, if (sub$Q95[11]>0) {sub$Q95[11]} else {0}),y=(yyy2+1), col = "dodgerblue", border = NA)
polygon(x=c(if (sub$Q10[11]>0) {sub$Q10[11]} else {0}, if (sub$Q10[11]>0) {sub$Q10[11]} else {0}, if (sub$Q90[11]>0) {sub$Q90[11]} else {0}, if (sub$Q90[11]>0) {sub$Q90[11]} else {0}),y=(yyy3+1), col = "dodgerblue", border = NA)
polygon(x=c(if (sub$Q2.5[10]<0) {sub$Q2.5[10]} else {0}, if (sub$Q2.5[10]<0) {sub$Q2.5[10]} else {0}, if (sub$Q97.5[10]<0) {sub$Q97.5[10]} else {0}, if (sub$Q97.5[10]<0) {sub$Q97.5[10]} else {0}),y=(yyy1+2), col = "firebrick2", border = NA)
polygon(x=c(if (sub$Q5[10]<0) {sub$Q5[10]} else {0}, if (sub$Q5[10]<0) {sub$Q5[10]} else {0}, if (sub$Q95[10]<0) {sub$Q95[10]} else {0}, if (sub$Q95[10]<0) {sub$Q95[10]} else {0}),y=(yyy2+2), col = "firebrick2", border = NA)
polygon(x=c(if (sub$Q10[10]<0) {sub$Q10[10]} else {0}, if (sub$Q10[10]<0) {sub$Q10[10]} else {0}, if (sub$Q90[10]<0) {sub$Q90[10]} else {0}, if (sub$Q90[10]<0) {sub$Q90[10]} else {0}),y=(yyy3+2), col = "firebrick2", border = NA)
polygon(x=c(if (sub$Q2.5[10]>0) {sub$Q2.5[10]} else {0}, if (sub$Q2.5[10]>0) {sub$Q2.5[10]} else {0}, if (sub$Q97.5[10]>0) {sub$Q97.5[10]} else {0}, if (sub$Q97.5[10]>0) {sub$Q97.5[10]} else {0}),y=(yyy1+2), col = "dodgerblue", border = NA)
polygon(x=c(if (sub$Q5[10]>0) {sub$Q5[10]} else {0}, if (sub$Q5[10]>0) {sub$Q5[10]} else {0}, if (sub$Q95[10]>0) {sub$Q95[10]} else {0}, if (sub$Q95[10]>0) {sub$Q95[10]} else {0}),y=(yyy2+2), col = "dodgerblue", border = NA)
polygon(x=c(if (sub$Q10[10]>0) {sub$Q10[10]} else {0}, if (sub$Q10[10]>0) {sub$Q10[10]} else {0}, if (sub$Q90[10]>0) {sub$Q90[10]} else {0}, if (sub$Q90[10]>0) {sub$Q90[10]} else {0}),y=(yyy3+2), col = "dodgerblue", border = NA)
polygon(x=c(if (sub$Q2.5[12]<0) {sub$Q2.5[12]} else {0}, if (sub$Q2.5[12]<0) {sub$Q2.5[12]} else {0}, if (sub$Q97.5[12]<0) {sub$Q97.5[12]} else {0}, if (sub$Q97.5[12]<0) {sub$Q97.5[12]} else {0}),y=(yyy1+3), col = "firebrick2", border = NA)
polygon(x=c(if (sub$Q5[12]<0) {sub$Q5[12]} else {0}, if (sub$Q5[12]<0) {sub$Q5[12]} else {0}, if (sub$Q95[12]<0) {sub$Q95[12]} else {0}, if (sub$Q95[12]<0) {sub$Q95[12]} else {0}),y=(yyy2+3), col = "firebrick2", border = NA)
polygon(x=c(if (sub$Q10[12]<0) {sub$Q10[12]} else {0}, if (sub$Q10[12]<0) {sub$Q10[12]} else {0}, if (sub$Q90[12]<0) {sub$Q90[12]} else {0}, if (sub$Q90[12]<0) {sub$Q90[12]} else {0}),y=(yyy3+3), col = "firebrick2", border = NA)
polygon(x=c(if (sub$Q2.5[12]>0) {sub$Q2.5[12]} else {0}, if (sub$Q2.5[12]>0) {sub$Q2.5[12]} else {0}, if (sub$Q97.5[12]>0) {sub$Q97.5[12]} else {0}, if (sub$Q97.5[12]>0) {sub$Q97.5[12]} else {0}),y=(yyy1+3), col = "dodgerblue", border = NA)
polygon(x=c(if (sub$Q5[12]>0) {sub$Q5[12]} else {0}, if (sub$Q5[12]>0) {sub$Q5[12]} else {0}, if (sub$Q95[12]>0) {sub$Q95[12]} else {0}, if (sub$Q95[12]>0) {sub$Q95[12]} else {0}),y=(yyy2+3), col = "dodgerblue", border = NA)
polygon(x=c(if (sub$Q10[12]>0) {sub$Q10[12]} else {0}, if (sub$Q10[12]>0) {sub$Q10[12]} else {0}, if (sub$Q90[12]>0) {sub$Q90[12]} else {0}, if (sub$Q90[12]>0) {sub$Q90[12]} else {0}),y=(yyy3+3), col = "dodgerblue", border = NA)
polygon(x=c(if (sub$Q2.5[2]<0) {sub$Q2.5[2]} else {0}, if (sub$Q2.5[2]<0) {sub$Q2.5[2]} else {0}, if (sub$Q97.5[2]<0) {sub$Q97.5[2]} else {0}, if (sub$Q97.5[2]<0) {sub$Q97.5[2]} else {0}),y=(yyy1+4), col = "firebrick2", border = NA)
polygon(x=c(if (sub$Q5[2]<0) {sub$Q5[2]} else {0}, if (sub$Q5[2]<0) {sub$Q5[2]} else {0}, if (sub$Q95[2]<0) {sub$Q95[2]} else {0}, if (sub$Q95[2]<0) {sub$Q95[2]} else {0}),y=(yyy2+4), col = "firebrick2", border = NA)
polygon(x=c(if (sub$Q10[2]<0) {sub$Q10[2]} else {0}, if (sub$Q10[2]<0) {sub$Q10[2]} else {0}, if (sub$Q90[2]<0) {sub$Q90[2]} else {0}, if (sub$Q90[2]<0) {sub$Q90[2]} else {0}),y=(yyy3+4), col = "firebrick2", border = NA)
polygon(x=c(if (sub$Q2.5[2]>0) {sub$Q2.5[2]} else {0}, if (sub$Q2.5[2]>0) {sub$Q2.5[2]} else {0}, if (sub$Q97.5[2]>0) {sub$Q97.5[2]} else {0}, if (sub$Q97.5[2]>0) {sub$Q97.5[2]} else {0}),y=(yyy1+4), col = "dodgerblue", border = NA)
polygon(x=c(if (sub$Q5[2]>0) {sub$Q5[2]} else {0}, if (sub$Q5[2]>0) {sub$Q5[2]} else {0}, if (sub$Q95[2]>0) {sub$Q95[2]} else {0}, if (sub$Q95[2]>0) {sub$Q95[2]} else {0}),y=(yyy2+4), col = "dodgerblue", border = NA)
polygon(x=c(if (sub$Q10[2]>0) {sub$Q10[2]} else {0}, if (sub$Q10[2]>0) {sub$Q10[2]} else {0}, if (sub$Q90[2]>0) {sub$Q90[2]} else {0}, if (sub$Q90[2]>0) {sub$Q90[2]} else {0}),y=(yyy3+4), col = "dodgerblue", border = NA)
polygon(x=c(if (sub$Q2.5[4]<0) {sub$Q2.5[4]} else {0}, if (sub$Q2.5[4]<0) {sub$Q2.5[4]} else {0}, if (sub$Q97.5[4]<0) {sub$Q97.5[4]} else {0}, if (sub$Q97.5[4]<0) {sub$Q97.5[4]} else {0}),y=(yyy1+5), col = "firebrick2", border = NA)
polygon(x=c(if (sub$Q5[4]<0) {sub$Q5[4]} else {0}, if (sub$Q5[4]<0) {sub$Q5[4]} else {0}, if (sub$Q95[4]<0) {sub$Q95[4]} else {0}, if (sub$Q95[4]<0) {sub$Q95[4]} else {0}),y=(yyy2+5), col = "firebrick2", border = NA)
polygon(x=c(if (sub$Q10[4]<0) {sub$Q10[4]} else {0}, if (sub$Q10[4]<0) {sub$Q10[4]} else {0}, if (sub$Q90[4]<0) {sub$Q90[4]} else {0}, if (sub$Q90[4]<0) {sub$Q90[4]} else {0}),y=(yyy3+5), col = "firebrick2", border = NA)
polygon(x=c(if (sub$Q2.5[4]>0) {sub$Q2.5[4]} else {0}, if (sub$Q2.5[4]>0) {sub$Q2.5[4]} else {0}, if (sub$Q97.5[4]>0) {sub$Q97.5[4]} else {0}, if (sub$Q97.5[4]>0) {sub$Q97.5[4]} else {0}),y=(yyy1+5), col = "dodgerblue", border = NA)
polygon(x=c(if (sub$Q5[4]>0) {sub$Q5[4]} else {0}, if (sub$Q5[4]>0) {sub$Q5[4]} else {0}, if (sub$Q95[4]>0) {sub$Q95[4]} else {0}, if (sub$Q95[4]>0) {sub$Q95[4]} else {0}),y=(yyy2+5), col = "dodgerblue", border = NA)
polygon(x=c(if (sub$Q10[4]>0) {sub$Q10[4]} else {0}, if (sub$Q10[4]>0) {sub$Q10[4]} else {0}, if (sub$Q90[4]>0) {sub$Q90[4]} else {0}, if (sub$Q90[4]>0) {sub$Q90[4]} else {0}),y=(yyy3+5), col = "dodgerblue", border = NA)
polygon(x=c(if (sub$Q2.5[3]<0) {sub$Q2.5[3]} else {0}, if (sub$Q2.5[3]<0) {sub$Q2.5[3]} else {0}, if (sub$Q97.5[3]<0) {sub$Q97.5[3]} else {0}, if (sub$Q97.5[3]<0) {sub$Q97.5[3]} else {0}),y=(yyy1+6), col = "firebrick2", border = NA)
polygon(x=c(if (sub$Q5[3]<0) {sub$Q5[3]} else {0}, if (sub$Q5[3]<0) {sub$Q5[3]} else {0}, if (sub$Q95[3]<0) {sub$Q95[3]} else {0}, if (sub$Q95[3]<0) {sub$Q95[3]} else {0}),y=(yyy2+6), col = "firebrick2", border = NA)
polygon(x=c(if (sub$Q10[3]<0) {sub$Q10[3]} else {0}, if (sub$Q10[3]<0) {sub$Q10[3]} else {0}, if (sub$Q90[3]<0) {sub$Q90[3]} else {0}, if (sub$Q90[3]<0) {sub$Q90[3]} else {0}),y=(yyy3+6), col = "firebrick2", border = NA)
polygon(x=c(if (sub$Q2.5[3]>0) {sub$Q2.5[3]} else {0}, if (sub$Q2.5[3]>0) {sub$Q2.5[3]} else {0}, if (sub$Q97.5[3]>0) {sub$Q97.5[3]} else {0}, if (sub$Q97.5[3]>0) {sub$Q97.5[3]} else {0}),y=(yyy1+6), col = "dodgerblue", border = NA)
polygon(x=c(if (sub$Q5[3]>0) {sub$Q5[3]} else {0}, if (sub$Q5[3]>0) {sub$Q5[3]} else {0}, if (sub$Q95[3]>0) {sub$Q95[3]} else {0}, if (sub$Q95[3]>0) {sub$Q95[3]} else {0}),y=(yyy2+6), col = "dodgerblue", border = NA)
polygon(x=c(if (sub$Q10[3]>0) {sub$Q10[3]} else {0}, if (sub$Q10[3]>0) {sub$Q10[3]} else {0}, if (sub$Q90[3]>0) {sub$Q90[3]} else {0}, if (sub$Q90[3]>0) {sub$Q90[3]} else {0}),y=(yyy3+6), col = "dodgerblue", border = NA)
polygon(x=c(if (sub$Q2.5[5]<0) {sub$Q2.5[5]} else {0}, if (sub$Q2.5[5]<0) {sub$Q2.5[5]} else {0}, if (sub$Q97.5[5]<0) {sub$Q97.5[5]} else {0}, if (sub$Q97.5[5]<0) {sub$Q97.5[5]} else {0}),y=(yyy1+7), col = "firebrick2", border = NA)
polygon(x=c(if (sub$Q5[5]<0) {sub$Q5[5]} else {0}, if (sub$Q5[5]<0) {sub$Q5[5]} else {0}, if (sub$Q95[5]<0) {sub$Q95[5]} else {0}, if (sub$Q95[5]<0) {sub$Q95[5]} else {0}),y=(yyy2+7), col = "firebrick2", border = NA)
polygon(x=c(if (sub$Q10[5]<0) {sub$Q10[5]} else {0}, if (sub$Q10[5]<0) {sub$Q10[5]} else {0}, if (sub$Q90[5]<0) {sub$Q90[5]} else {0}, if (sub$Q90[5]<0) {sub$Q90[5]} else {0}),y=(yyy3+7), col = "firebrick2", border = NA)
polygon(x=c(if (sub$Q2.5[5]>0) {sub$Q2.5[5]} else {0}, if (sub$Q2.5[5]>0) {sub$Q2.5[5]} else {0}, if (sub$Q97.5[5]>0) {sub$Q97.5[5]} else {0}, if (sub$Q97.5[5]>0) {sub$Q97.5[5]} else {0}),y=(yyy1+7), col = "dodgerblue", border = NA)
polygon(x=c(if (sub$Q5[5]>0) {sub$Q5[5]} else {0}, if (sub$Q5[5]>0) {sub$Q5[5]} else {0}, if (sub$Q95[5]>0) {sub$Q95[5]} else {0}, if (sub$Q95[5]>0) {sub$Q95[5]} else {0}),y=(yyy2+7), col = "dodgerblue", border = NA)
polygon(x=c(if (sub$Q10[5]>0) {sub$Q10[5]} else {0}, if (sub$Q10[5]>0) {sub$Q10[5]} else {0}, if (sub$Q90[5]>0) {sub$Q90[5]} else {0}, if (sub$Q90[5]>0) {sub$Q90[5]} else {0}),y=(yyy3+7), col = "dodgerblue", border = NA)
abline(h=3.5,lty=2, col="grey60")
abline(h=4.5,lty=2, col="grey60")

##
dev.off()
##
